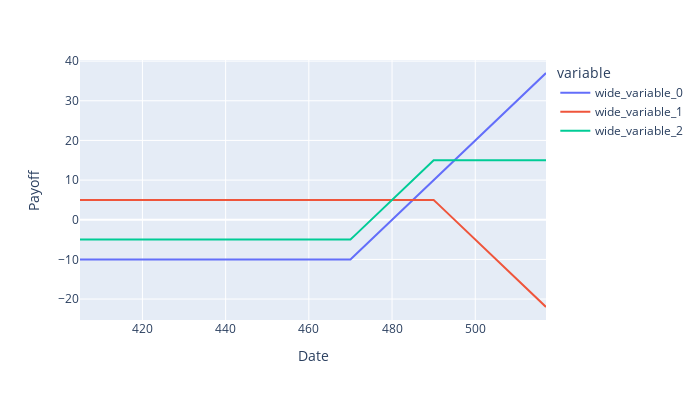

The code cell stored with this chart in its notebook:
### Markdown cell above
### Bull Call Spread Payoff

### Code cell
bull_call_spread_payoff = long_call_payoff + short_call_payoff 

print(f'Max Profit {max(bull_call_spread_payoff)}')
print(f'Max Loss {min(bull_call_spread_payoff)}')

fig = px.line(x=spot,y=[long_call_payoff,short_call_payoff,bull_call_spread_payoff])
fig.update_layout(height = 400, width = 700, xaxis_title = 'Date', yaxis_title = 'Payoff')

### Figure 1 — Plotly figure (JSON) as saved in the notebook; plotly's stock layout.template omitted (floating-point values rounded to 4 significant figures)
{"data": [{"hovertemplate": "variable=wide_variable_0<br>x=%{x}<br>value=%{y}<extra></extra>", "legendgroup": "wide_variable_0", "line": {"color": "#636efa", "dash": "solid"}, "marker": {"symbol": "circle"}, "mode": "lines", "name": "wide_variable_0", "orientation": "v", "showlegend": true, "type": "scatter", "x": [405, 406, 407, 408, 409, 410, 411, 412, 413, 414, 415, 416, 417, 418, 419, 420, 421, 422, 423, 424, 425, 426, 427, 428, 429, 430, 431, 432, 433, 434, 435, 436, 437, 438, 439, 440, 441, 442, 443, 444, 445, 446, 447, 448, 449, 450, 451, 452, 453, 454, 455, 456, 457, 458, 459, 460, 461, 462, 463, 464, 465, 466, 467, 468, 469, 470, 471, 472, 473, 474, 475, 476, 477, 478, 479, 480, 481, 482, 483, 484, 485, 486, 487, 488, 489, 490, 491, 492, 493, 494, 495, 496, 497, 498, 499, 500, 501, 502, 503, 504, 505, 506, 507, 508, 509, 510, 511, 512, 513, 514, 515, 516, 517], "xaxis": "x", "y": [-10, -10, -10, -10, -10, -10, -10, -10, -10, -10, -10, -10, -10, -10, -10, -10, -10, -10, -10, -10, -10, -10, -10, -10, -10, -10, -10, -10, -10, -10, -10, -10, -10, -10, -10, -10, -10, -10, -10, -10, -10, -10, -10, -10, -10, -10, -10, -10, -10, -10, -10, -10, -10, -10, -10, -10, -10, -10, -10, -10, -10, -10, -10, -10, -10, -10, -9, -8, -7, -6, -5, -4, -3, -2, -1, 0, 1, 2, 3, 4, 5, 6, 7, 8, 9, 10, 11, 12, 13, 14, 15, 16, 17, 18, 19, 20, 21, 22, 23, 24, 25, 26, 27, 28, 29, 30, 31, 32, 33, 34, 35, 36, 37], "yaxis": "y"}, {"hovertemplate": "variable=wide_variable_1<br>x=%{x}<br>value=%{y}<extra></extra>", "legendgroup": "wide_variable_1", "line": {"color": "#EF553B", "dash": "solid"}, "marker": {"symbol": "circle"}, "mode": "lines", "name": "wide_variable_1", "orientation": "v", "showlegend": true, "type": "scatter", "x": [405, 406, 407, 408, 409, 410, 411, 412, 413, 414, 415, 416, 417, 418, 419, 420, 421, 422, 423, 424, 425, 426, 427, 428, 429, 430, 431, 432, 433, 434, 435, 436, 437, 438, 439, 440, 441, 442, 443, 444, 445, 446, 447, 448, 449, 450, 451, 452, 453, 454, 455, 456, 457, 458, 459, 460, 461, 462, 463, 464, 465, 466, 467, 468, 469, 470, 471, 472, 473, 474, 475, 476, 477, 478, 479, 480, 481, 482, 483, 484, 485, 486, 487, 488, 489, 490, 491, 492, 493, 494, 495, 496, 497, 498, 499, 500, 501, 502, 503, 504, 505, 506, 507, 508, 509, 510, 511, 512, 513, 514, 515, 516, 517], "xaxis": "x", "y": [5, 5, 5, 5, 5, 5, 5, 5, 5, 5, 5, 5, 5, 5, 5, 5, 5, 5, 5, 5, 5, 5, 5, 5, 5, 5, 5, 5, 5, 5, 5, 5, 5, 5, 5, 5, 5, 5, 5, 5, 5, 5, 5, 5, 5, 5, 5, 5, 5, 5, 5, 5, 5, 5, 5, 5, 5, 5, 5, 5, 5, 5, 5, 5, 5, 5, 5, 5, 5, 5, 5, 5, 5, 5, 5, 5, 5, 5, 5, 5, 5, 5, 5, 5, 5, 5, 4, 3, 2, 1, 0, -1, -2, -3, -4, -5, -6, -7, -8, -9, -10, -11, -12, -13, -14, -15, -16, -17, -18, -19, -20, -21, -22], "yaxis": "y"}, {"hovertemplate": "variable=wide_variable_2<br>x=%{x}<br>value=%{y}<extra></extra>", "legendgroup": "wide_variable_2", "line": {"color": "#00cc96", "dash": "solid"}, "marker": {"symbol": "circle"}, "mode": "lines", "name": "wide_variable_2", "orientation": "v", "showlegend": true, "type": "scatter", "x": [405, 406, 407, 408, 409, 410, 411, 412, 413, 414, 415, 416, 417, 418, 419, 420, 421, 422, 423, 424, 425, 426, 427, 428, 429, 430, 431, 432, 433, 434, 435, 436, 437, 438, 439, 440, 441, 442, 443, 444, 445, 446, 447, 448, 449, 450, 451, 452, 453, 454, 455, 456, 457, 458, 459, 460, 461, 462, 463, 464, 465, 466, 467, 468, 469, 470, 471, 472, 473, 474, 475, 476, 477, 478, 479, 480, 481, 482, 483, 484, 485, 486, 487, 488, 489, 490, 491, 492, 493, 494, 495, 496, 497, 498, 499, 500, 501, 502, 503, 504, 505, 506, 507, 508, 509, 510, 511, 512, 513, 514, 515, 516, 517], "xaxis": "x", "y": [-5, -5, -5, -5, -5, -5, -5, -5, -5, -5, -5, -5, -5, -5, -5, -5, -5, -5, -5, -5, -5, -5, -5, -5, -5, -5, -5, -5, -5, -5, -5, -5, -5, -5, -5, -5, -5, -5, -5, -5, -5, -5, -5, -5, -5, -5, -5, -5, -5, -5, -5, -5, -5, -5, -5, -5, -5, -5, -5, -5, -5, -5, -5, -5, -5, -5, -4, -3, -2, -1, 0, 1, 2, 3, 4, 5, 6, 7, 8, 9, 10, 11, 12, 13, 14, 15, 15, 15, 15, 15, 15, 15, 15, 15, 15, 15, 15, 15, 15, 15, 15, 15, 15, 15, 15, 15, 15, 15, 15, 15, 15, 15, 15], "yaxis": "y"}], "layout": {"height": 400, "legend": {"title": {"text": "variable"}, "tracegroupgap": 0}, "margin": {"t": 60}, "width": 700, "xaxis": {"anchor": "y", "domain": [0, 1], "title": {"text": "Date"}}, "yaxis": {"anchor": "x", "domain": [0, 1], "title": {"text": "Payoff"}}}}
